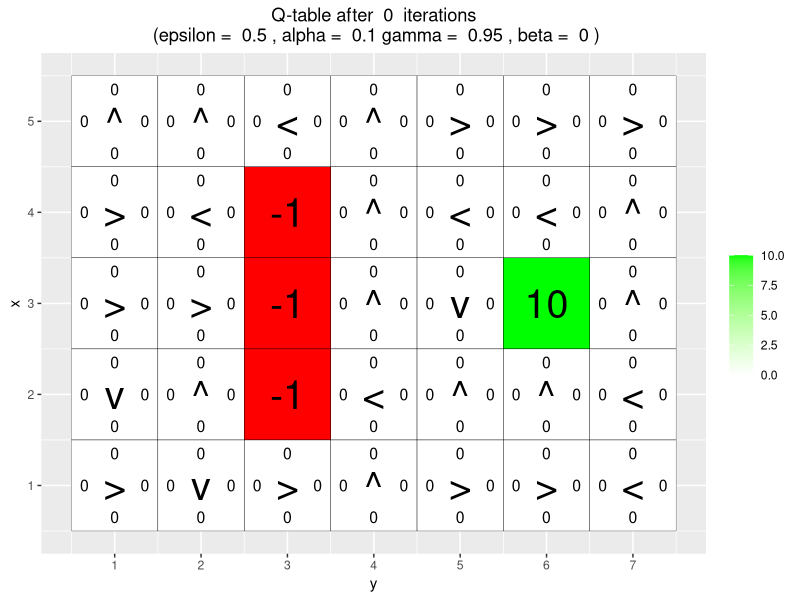
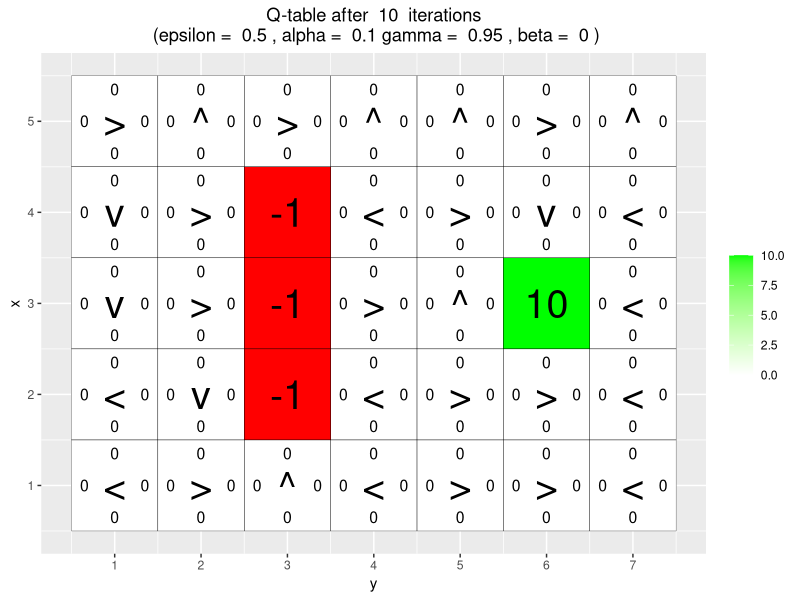
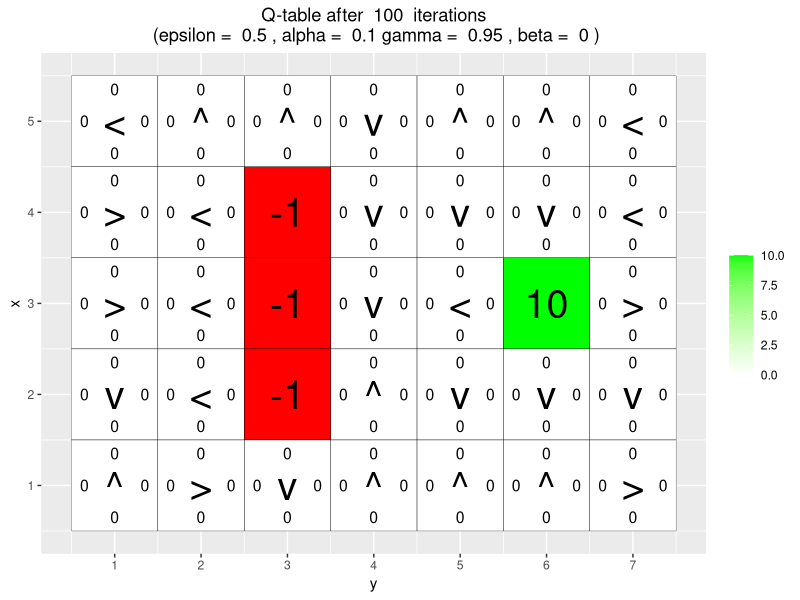
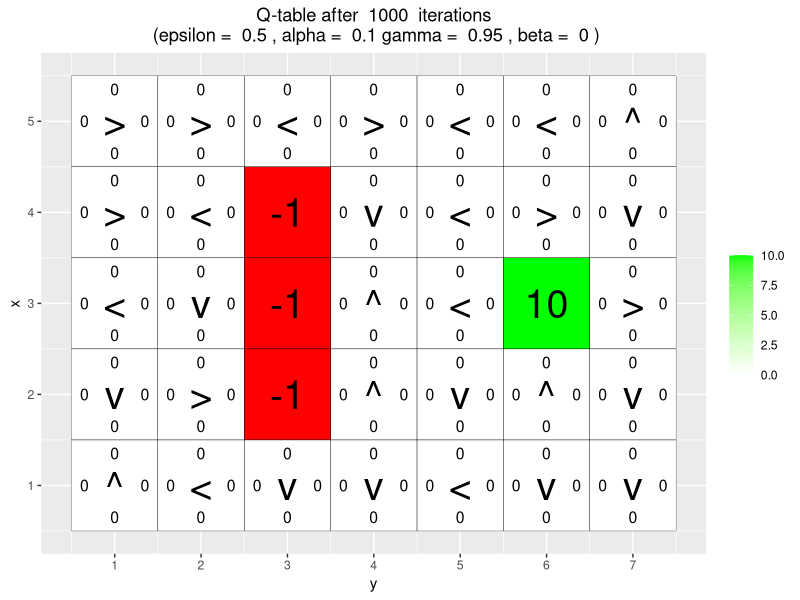
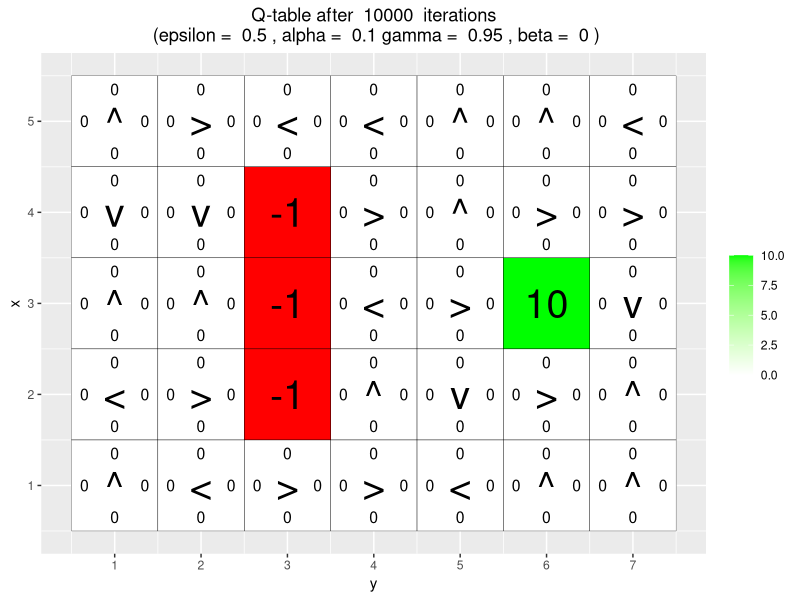
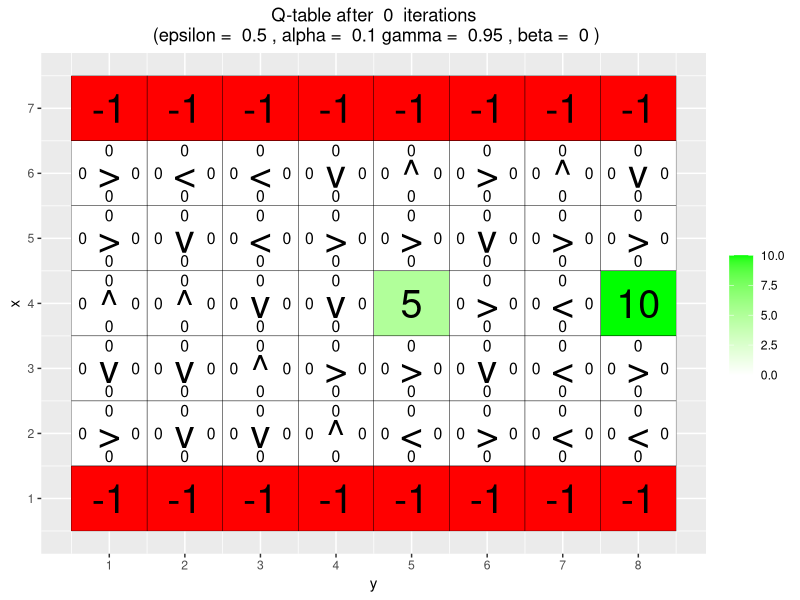
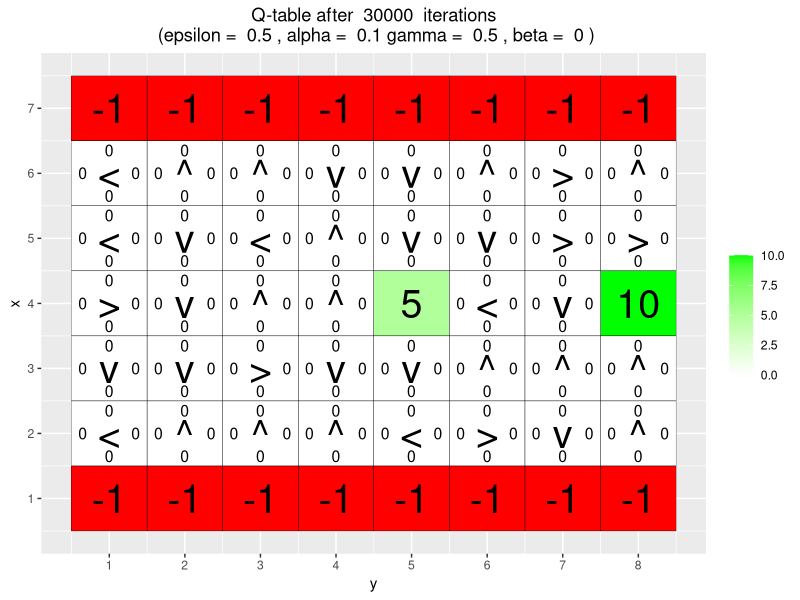
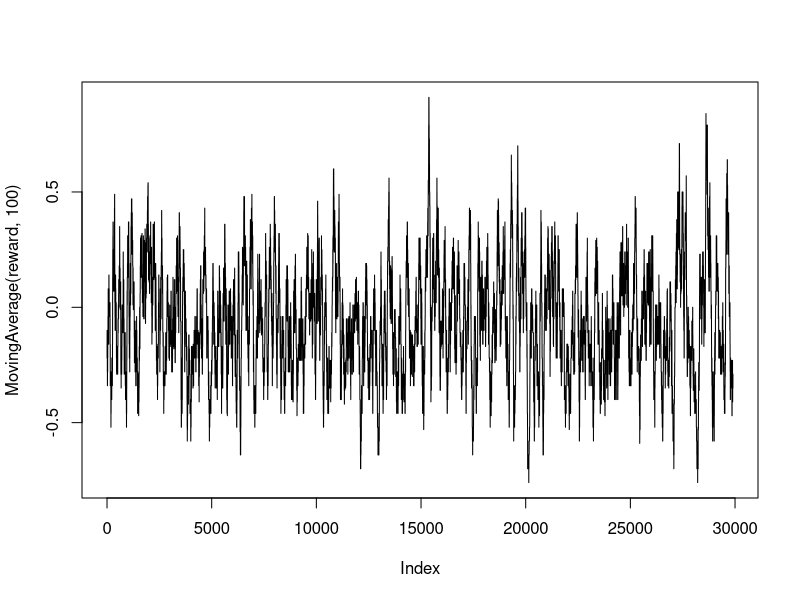

Write the R code that produced these figures, in order. (Note: a time limit stopped this script after it produced the figures.)
## ---- chunk 1
knitr::opts_chunk$set(echo = TRUE)
rm(list=ls())
library(ggplot2)
library(magrittr)
## ---- chunk 2

arrows <- c("^", ">", "v", "<")
action_deltas <- list(c(1,0), # up
                      c(0,1), # right
                      c(-1,0), # down
                      c(0,-1)) # left

vis_environment <- function(iterations=0, epsilon = 0.5, alpha = 0.1, gamma = 0.95, beta = 0){
  
  # Visualize an environment with rewards. 
  # Q-values for all actions are displayed on the edges of each tile.
  # The (greedy) policy for each state is also displayed.
  # 
  # Args:
  #   iterations, epsilon, alpha, gamma, beta (optional): for the figure title.
  #   reward_map (global variable): a HxW array containing the reward given at each state.
  #   q_table (global variable): a HxWx4 array containing Q-values for each state-action pair.
  #   H, W (global variables): environment dimensions.
  
  df <- expand.grid(x=1:H,y=1:W)
  foo <- mapply(function(x,y) ifelse(reward_map[x,y] == 0,q_table[x,y,1],NA),df$x,df$y)
  df$val1 <- as.vector(round(foo, 2))
  foo <- mapply(function(x,y) ifelse(reward_map[x,y] == 0,q_table[x,y,2],NA),df$x,df$y)
  df$val2 <- as.vector(round(foo, 2))
  foo <- mapply(function(x,y) ifelse(reward_map[x,y] == 0,q_table[x,y,3],NA),df$x,df$y)
  df$val3 <- as.vector(round(foo, 2))
  foo <- mapply(function(x,y) ifelse(reward_map[x,y] == 0,q_table[x,y,4],NA),df$x,df$y)
  df$val4 <- as.vector(round(foo, 2))
  foo <- mapply(function(x,y) 
    ifelse(reward_map[x,y] == 0,arrows[GreedyPolicy(x,y)],reward_map[x,y]),df$x,df$y)
  df$val5 <- as.vector(foo)
  foo <- mapply(function(x,y) ifelse(reward_map[x,y] == 0,max(q_table[x,y,]),
                                     ifelse(reward_map[x,y]<0,NA,reward_map[x,y])),df$x,df$y)
  df$val6 <- as.vector(foo)
  
  print(ggplot(df,aes(x = y,y = x)) +
          scale_fill_gradient(low = "white", high = "green", na.value = "red", name = "") +
          geom_tile(aes(fill=val6)) +
          geom_text(aes(label = val1),size = 4,nudge_y = .35,na.rm = TRUE) +
          geom_text(aes(label = val2),size = 4,nudge_x = .35,na.rm = TRUE) +
          geom_text(aes(label = val3),size = 4,nudge_y = -.35,na.rm = TRUE) +
          geom_text(aes(label = val4),size = 4,nudge_x = -.35,na.rm = TRUE) +
          geom_text(aes(label = val5),size = 10) +
          geom_tile(fill = 'transparent', colour = 'black') + 
          ggtitle(paste("Q-table after ",iterations," iterations\n",
                        "(epsilon = ",epsilon,", alpha = ",alpha,"gamma = ",gamma,", beta = ",beta,")")) +
          theme(plot.title = element_text(hjust = 0.5)) +
          scale_x_continuous(breaks = c(1:W),labels = c(1:W)) +
          scale_y_continuous(breaks = c(1:H),labels = c(1:H)))
  
}

#a1-p2-GreedyPolicy}------------------------------------------------------------------------------

GreedyPolicy <- function(x, y
                         ){
  
  # Get a greedy action for state (x,y) from q_table.
  #
  # Args:
  #   x, y: state coordinates.
  #   q_table (global variable): a HxWx4 array containing Q-values for each state-action pair.
  # 
  # Returns:
  #   An action, i.e. integer in {1,2,3,4}.
  #number_action =4  #------------------------------------------
  
  # Your code here.
  q_values = q_table[x,y,]
  max_q = max(q_values)
  max_q_index = which(max_q == q_values)
  
  # action only from greedy policy
  action0 = ifelse(length(max_q_index) > 1, sample(max_q_index, 1),max_q_index)
  
  
  return(action0)
}



#a1-p3-EpsilonGreedyPolicy

EpsilonGreedyPolicy <- function(x, y, epsilon){
  
  # Get an epsilon-greedy action for state (x,y) from q_table.
  #
  # Args:
  #   x, y: state coordinates.
  #   epsilon: probability of acting randomly.
  # 
  # Returns:
  #   An action, i.e. integer in {1,2,3,4}.
  
  # Your code here.
  action = ifelse(rnorm(1)>epsilon, GreedyPolicy(x,y), sample(1:4, 1))
  
  return(action)
}

#a1-p4-transition_model---------------------------------------------------------------------------------


### find the materials to read
transition_model <- function(x, y, action, beta){
  
  # Computes the new state after given action is taken. The agent will follow the action 
  # with probability (1-beta) and slip to the right or left with probability beta/2 each.
  # 
  # Args:
  #   x, y: state coordinates.
  #   action: which action the agent takes (in {1,2,3,4}).
  #   beta: probability of the agent slipping to the side when trying to move.
  #   H, W (global variables): environment dimensions.
  # 
  # Returns:
  #   The new state after the action has been taken.
  
  delta <- sample(-1:1, size = 1, prob = c(0.5*beta,1-beta,0.5*beta))
  final_action <- ((action + delta + 3) %% 4) + 1   ### think about it ？
  foo <- c(x,y) + unlist(action_deltas[final_action])     ### action_deltas, see...？
  foo <- pmax(c(1,1),pmin(foo,c(H,W)))   ### https://statisticsglobe.com/pmax-pmin-r-function-example/
  
  return (foo)
}

# a1-p5-q_learning}-----------------------------------------------------------------------------------------------------------------

q_learning <- function(start_state, epsilon = 0.5, alpha = 0.1, gamma = 0.95, 
                       beta = 0){
  
  # Perform one episode of Q-learning. The agent should move around in the 
  # environment using the given transition model and update the Q-table.
  # The episode ends when the agent reaches a terminal state.
  # 
  # Args:
  #   start_state: array with two entries, describing the starting position of the agent.
  #   epsilon (optional): probability of acting greedily.
  #   alpha (optional): learning rate.
  #   gamma (optional): discount factor.
  #   beta (optional): slipping factor.
  #   reward_map (global variable): a HxW array containing the reward given at each state.
  #   q_table (global variable): a HxWx4 array containing Q-values for each state-action pair.
  # 
  # Returns:
  #   reward: reward received in the episode.
  #   correction: sum of the temporal difference correction terms over the episode.
  #   q_table (global variable): Recall that R passes arguments by value. So, q_table being
  #   a global variable can be modified with the superassigment operator <<-.
  
  # Your code here.
  
  episode_correction = 0   # 
  repeat{
    # Follow policy, execute action, get reward.
    action = EpsilonGreedyPolicy(start_state[1],start_state[2],epsilon) # Follow policy or GreedyPolicy(x,y) , never mind!!!
    new_state =  transition_model(start_state[1],start_state[2],action,beta) # execute action
    reward = reward_map[new_state[1],new_state[2]] # get reward.
    
    # Q-table update.
    Q_old = q_table[start_state[1],start_state[2],action]
    Q_max=max(q_table[new_state[1],new_state[2],])
    temporal_difference = reward + gamma * Q_max - Q_old
    q_table[new_state[1],new_state[2],action] <<- Q_old + alpha * temporal_difference  
    
    # accumulating correction for returning
    episode_correction = episode_correction + temporal_difference
   
    # updating state
    start_state = new_state
      
    
    if(reward!=0)
      # End episode.
      return (c(reward,episode_correction))
  }
  
}


## ---- chunk 3

# Environment A (learning)

H <- 5
W <- 7

reward_map <- matrix(0, nrow = H, ncol = W)
reward_map[3,6] <- 10
reward_map[2:4,3] <- -1

q_table <- array(0,dim = c(H,W,4))

vis_environment()

for(i in 1:10000){
  foo <- q_learning(start_state = c(3,1))
  
  if(any(i==c(10,100,1000,10000)))
    vis_environment(i)
}


## ---- chunk 4



H <- 7
W <- 8

reward_map <- matrix(0, nrow = H, ncol = W)
reward_map[1,] <- -1
reward_map[7,] <- -1
reward_map[4,5] <- 5
reward_map[4,8] <- 10

q_table <- array(0,dim = c(H,W,4))

vis_environment()

MovingAverage <- function(x, n){
  
  cx <- c(0,cumsum(x))
  rsum <- (cx[(n+1):length(cx)] - cx[1:(length(cx) - n)]) / n
  
  return (rsum)
}

for(j in c(0.5,0.75,0.95)){
  q_table <- array(0,dim = c(H,W,4))
  reward <- NULL
  correction <- NULL
  
  for(i in 1:30000){
    foo <- q_learning(gamma = j, start_state = c(4,1))
    reward <- c(reward,foo[1])
    correction <- c(correction,foo[2])
  }
  
  vis_environment(i, gamma = j)
  plot(MovingAverage(reward,100),type = "l")
  plot(MovingAverage(correction,100),type = "l")
}

for(j in c(0.5,0.75,0.95)){
  q_table <- array(0,dim = c(H,W,4))
  reward <- NULL
  correction <- NULL
  
  for(i in 1:30000){
    foo <- q_learning(epsilon = 0.1, gamma = j, start_state = c(4,1))
    reward <- c(reward,foo[1])
    correction <- c(correction,foo[2])
  }
  
  vis_environment(i, epsilon = 0.1, gamma = j)
  plot(MovingAverage(reward,100),type = "l")
  plot(MovingAverage(correction,100),type = "l")
}


## ---- chunk 5
H <- 3
W <- 6

reward_map <- matrix(0, nrow = H, ncol = W)
reward_map[1,2:5] <- -1
reward_map[1,6] <- 10

q_table <- array(0,dim = c(H,W,4))

vis_environment()

for(j in c(0,0.2,0.4,0.66)){
  q_table <- array(0,dim = c(H,W,4))
  
  for(i in 1:10000)
    foo <- q_learning(gamma = 0.6, beta = j, start_state = c(1,1))
  
  vis_environment(i, gamma = 0.6, beta = j)
}
